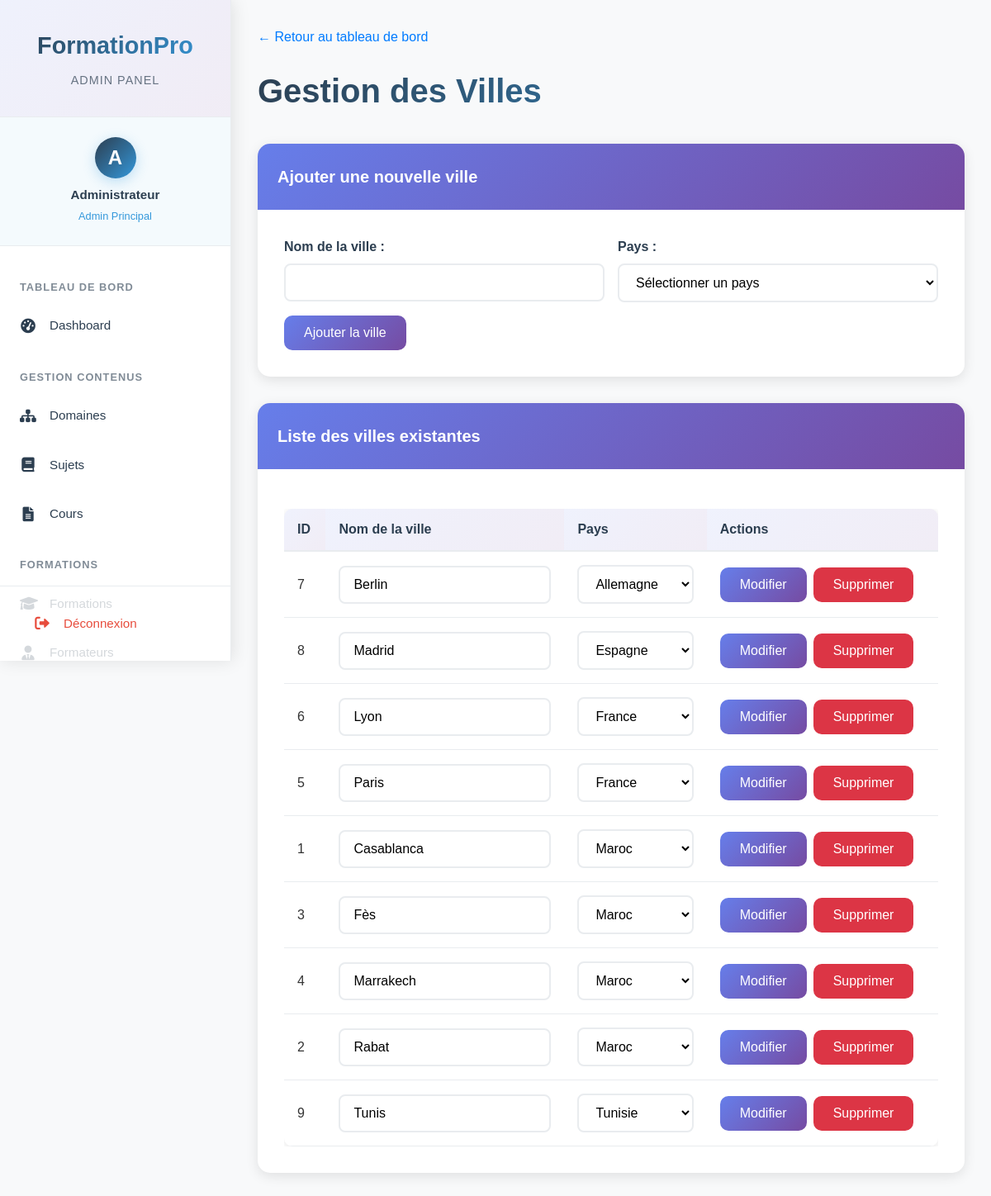
Page /pages/admin/villes.php (signed in) on the committed database.
### tables this page shows
CREATE TABLE `villes` (
  `id` int(11) NOT NULL,
  `nom_ville` varchar(100) NOT NULL,
  `pays_id` int(11) NOT NULL,
  `created_at` timestamp NOT NULL DEFAULT current_timestamp(),
  `updated_at` timestamp NOT NULL DEFAULT current_timestamp() ON UPDATE current_timestamp()
);

CREATE TABLE `pays` (
  `id` int(11) NOT NULL,
  `nom_pays` varchar(100) NOT NULL,
  `created_at` timestamp NOT NULL DEFAULT current_timestamp(),
  `updated_at` timestamp NOT NULL DEFAULT current_timestamp() ON UPDATE current_timestamp()
);

### pages/admin/functions.php (called while the page is built, shortened)
<?php
function getAllPays($pdo) {
    $stmt = $pdo->query("SELECT * FROM pays ORDER BY nom_pays");
    return $stmt->fetchAll(PDO::FETCH_ASSOC);
}
function getAllVilles($pdo) {
    $stmt = $pdo->query("
        SELECT v.*, p.nom_pays
        FROM villes v
        JOIN pays p ON v.pays_id = p.id
        ORDER BY p.nom_pays, v.nom_ville
    ");
    return $stmt->fetchAll(PDO::FETCH_ASSOC);
}

### pages/admin/villes.php (the view, shortened to what this page needs)
<?php
require_once('../../includes/admin_sidebar.php');
require_once 'functions.php';
$conn = db_connect();
$villes = getAllVilles($conn);
$pays = getAllPays($conn);
?>
<!DOCTYPE html>
<html lang="fr">
<head>
</head>
<body>
    <div class="main-content" id="mainContent">
        <div class="container">
            <a href="dashboard.php" class="back-link">← Retour au tableau de bord</a>
            <h1 class="page-title">Gestion des Villes</h1>
            <div class="card">
                <div class="card-header">
                    Ajouter une nouvelle ville
                </div>
                <div class="card-body">
                    <form method="POST">
                        <div class="form-row">
                            <div class="form-group">
                                <label for="nom_ville" class="form-label">Nom de la ville :</label>
                                <input type="text" class="form-control" id="nom_ville" name="nom_ville" required>
                            </div>
                            <div class="form-group">
                                <label for="pays_id" class="form-label">Pays :</label>
                                <select class="form-select" id="pays_id" name="pays_id" required>
                                    <option value="">Sélectionner un pays</option>
                                </select>
                            </div>
                        </div>
                        <button type="submit" class="btn btn-primary">Ajouter la ville</button>
                    </form>
                </div>
            </div>
            <div class="card">
                <div class="card-header">
                    Liste des villes existantes
                </div>
                <div class="card-body">
                    <?php if (empty($villes)): ?>
                        <div class="alert alert-info">
                            Aucune ville trouvée. Ajoutez la première ville ci-dessus.
                        </div>
                    <?php else: ?>
                        <div class="table-responsive">
                            <table class="table">
                                <thead>
                                    <tr>
                                        <th>ID</th>
                                        <th>Nom de la ville</th>
                                        <th>Pays</th>
                                        <th>Actions</th>
                                    </tr>
                                </thead>
                                <tbody>
                                    <?php foreach ($villes as $ville): ?>
                                    <tr>
                                        <form method="POST">
                                            <td><?= $ville['id'] ?></td>
                                            <td>
                                                <input type="text" class="form-control" name="nom_ville"
                                                       value="<?= htmlspecialchars($ville['nom_ville']) ?>"
                                                       required>
                                            </td>
                                            <td>
                                                <select class="form-select" name="pays_id" required>
                                                    <?php foreach ($pays as $p): ?>
                                                        <option value="<?= $p['id'] ?>"
                                                                <?= ($p['id'] == $ville['pays_id']) ? 'selected' : '' ?>>
                                                            <?= htmlspecialchars($p['nom_pays']) ?>
                                                        </option>
                                                    <?php endforeach; ?>
                                                </select>
                                            </td>
                                            <td>
                                                <div style="display: flex; gap: 0.5rem;">
                                                    <button type="submit" name="action" value="modifier" class="btn btn-primary">
                                                        Modifier
                                                    </button>
                                                    <button type="submit" name="action" value="supprimer"
                                                            class="btn btn-danger"
                                                            onclick="return confirm('Êtes-vous sûr de vouloir supprimer cette ville ? Cette action supprimera aussi toutes les formations associées.');">
                                                        Supprimer
                                                    </button>
                                                </div>
                                            </td>
                                        </form>
                                    </tr>
                                    <?php endforeach; ?>
                                </tbody>
                            </table>
                        </div>
                    <?php endif; ?>
                </div>
            </div>
        </div>
    </div>
</body>
</html>

### includes/admin_sidebar.php (style rules this page uses)
:root { --primary-color: #2c3e50; --secondary-color: #3498db; --dark-text: #2c3e50; --white: #ffffff; --light-gray: #f8f9fa; --border-color: #e9ecef; --gradient-primary: linear-gradient(135deg, #667eea 0%, #764ba2 100%); --gradient-secondary: linear-gradient(135deg, #f093fb 0%, #f5576c 100%); --sidebar-width: 280px; --hover-bg: rgba(52, 152, 219, 0.1); --active-bg: rgba(52, 152, 219, 0.15); --logout-color: #e74c3c; --logout-hover: #c0392b; }
* { margin: 0; padding: 0; box-sizing: border-box; }
body { font-family: 'Segoe UI', Tahoma, Geneva, Verdana, sans-serif; background: var(--light-gray); }
.main-content { margin-left: var(--sidebar-width); padding: 2rem; min-height: 100vh; background: var(--light-gray); transition: all 0.3s ease; }

### pages/admin/villes.php (style rules this page uses)
* { margin: 0; padding: 0; box-sizing: border-box; }
body { font-family: 'Arial', sans-serif; background: #f8f9fa; color: #333; line-height: 1.6; }
.main-content { margin-left: 280px; padding: 2rem; min-height: 100vh; background: #f8f9fa; transition: all 0.3s ease; }
.container { max-width: 1200px; margin: 0 auto; }
.page-title { font-size: 2.5rem; margin-bottom: 2rem; background: linear-gradient(135deg, #2c3e50, #3498db); -webkit-background-clip: text; -webkit-text-fill-color: transparent; background-clip: text; font-weight: bold; }
.card { background: white; border-radius: 15px; box-shadow: 0 4px 15px rgba(0, 0, 0, 0.1); transition: all 0.3s ease; margin-bottom: 2rem; overflow: hidden; }
.card-header { background: linear-gradient(135deg, #667eea 0%, #764ba2 100%); color: white; padding: 1.5rem; font-size: 1.25rem; font-weight: 600; }
.card-body { padding: 2rem; }
.form-row { display: flex; flex-wrap: wrap; gap: 1rem; margin-bottom: 1rem; }
.form-group { flex: 1; min-width: 200px; }
.form-label { display: block; margin-bottom: 0.5rem; font-weight: 600; color: #2c3e50; }
.form-control, .form-select { width: 100%; padding: 0.75rem 1rem; border: 2px solid #e9ecef; border-radius: 8px; font-size: 1rem; transition: all 0.3s ease; background: white; }
.btn { padding: 0.75rem 1.5rem; border: none; border-radius: 10px; font-size: 1rem; font-weight: 500; cursor: pointer; transition: all 0.3s ease; display: inline-flex; align-items: center; gap: 0.5rem; text-decoration: none; }
.btn-primary { background: linear-gradient(135deg, #667eea 0%, #764ba2 100%); color: white; }
.btn-danger { background: #dc3545; color: white; }
.table-responsive { overflow-x: auto; margin-top: 1rem; }
.table { width: 100%; border-collapse: collapse; background: white; border-radius: 10px; overflow: hidden; box-shadow: 0 2px 10px rgba(0, 0, 0, 0.1); }
.table th { background: linear-gradient(135deg, rgba(102, 126, 234, 0.1) 0%, rgba(118, 75, 162, 0.1) 100%); padding: 1rem; text-align: left; font-weight: 600; color: #2c3e50; border-bottom: 2px solid #e9ecef; }
.table td { padding: 1rem; border-bottom: 1px solid #e9ecef; vertical-align: middle; }
.back-link { display: inline-block; margin-bottom: 20px; color: #007bff; text-decoration: none; font-weight: 500; }

### rows in the picture
villes: id "7", nom_ville "Berlin", pays_id "Allemagne"
villes: id "8", nom_ville "Madrid", pays_id "Espagne"
villes: id "6", nom_ville "Lyon", pays_id "France"
villes: id "5", nom_ville "Paris", pays_id "France"
villes: id "1", nom_ville "Casablanca", pays_id "Maroc"
villes: id "3", nom_ville "Fès", pays_id "Maroc"
villes: id "4", nom_ville "Marrakech", pays_id "Maroc"
villes: id "2", nom_ville "Rabat", pays_id "Maroc"
villes: id "9", nom_ville "Tunis", pays_id "Tunisie"
